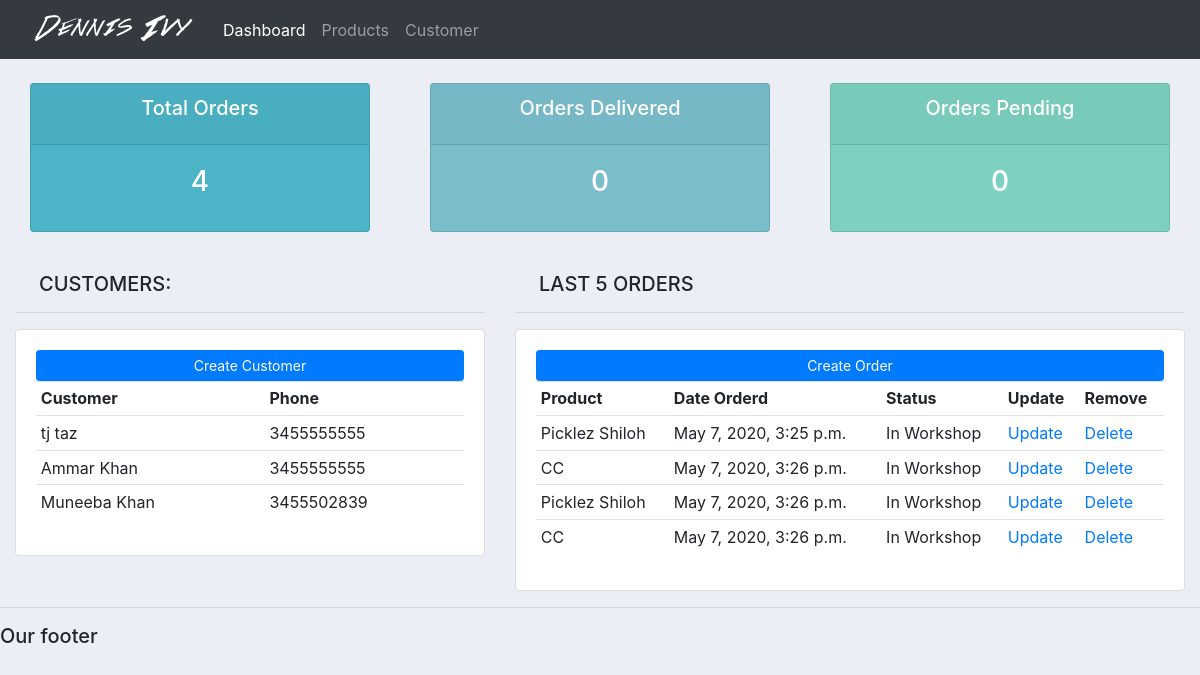
The page / on the database its author committed.
### accounts/models.py (models this page shows, shortened)
class Customer(models.Model):
    name = models.CharField(max_length=200, null=True)
    phone = models.CharField(max_length=200, null=True)
    email = models.CharField(max_length=200, null=True)
    date_created = models.DateTimeField(auto_now_add=True, null=True)

class Order(models.Model):
    STATUS = (
        ('In Workshop', 'In Workshop'),
        ('Out for delivery', 'Out for delivery'),
        ('Delivered', 'Delivered'),
    )
    customer = models.ForeignKey(
        Customer, null=True, on_delete=models.SET_NULL)
    product = models.ForeignKey(Product, null=True, on_delete=models.SET_NULL)
    date_created = models.DateTimeField(auto_now_add=True, null=True)
    status = models.CharField(max_length=200, null=True, choices=STATUS)

class Product(models.Model):
    CATEGORY = (
        ('Sunglasses', 'Sunglasses'),
        ('Sightglasses', 'Sightglasses'),
        ('Safetyglasses', 'Safetyglasses'),
        ('militaryglasses', 'militaryglasses')
    )
    name = models.CharField(max_length=200, null=True)
    price = models.FloatField(null=True)
    category = models.CharField(max_length=200, null=True, choices=CATEGORY)
    description = models.TextField(null=True)
    date_created = models.DateTimeField(auto_now_add=True, null=True)
    tags = models.ManyToManyField(Tag)
    def __str__(self):
        return self.name

### accounts/views.py (the view)
# urls.py: path('', views.home,  name='home'),
def home(request):
	orders = Order.objects.all()
	customers = Customer.objects.all()
	total_customers = customers.count()
	total_orders = orders.count()
	delivered = orders.filter(status='Delivered').count()
	pending = orders.filter(status='Pending').count()
	context = {'orders':orders, 'customers':customers,
	'total_orders':total_orders,'delivered':delivered,
	'pending':pending }
	return render(request, 'accounts/dashboard.html', context)

### accounts/templates/accounts/dashboard.html
{%  extends 'accounts/main.html' %}
{% block content %}
{%  include 'accounts/status.html' %}
<br>
<div class="row">
	<div class="col-md-5">
		<h5 class="ml-4">CUSTOMERS:</h5>
		<hr>
		<div class="card card-body">
			<a class="btn btn-primary  btn-sm btn-block" href="">Create Customer</a>
			<table class="table table-sm">
				<tr>
					<th>Customer</th>
					<th>Phone</th>
				</tr>
				{% for customer in customers %}
					<tr>
						<td>{{customer.name}}</td>
						<td>{{customer.phone}}</td>
					</tr>
				{% endfor %}
			</table>
		</div>
	</div>
	<div class="col-md-7">
		<h5 class="ml-4">LAST 5 ORDERS</h5>
		<hr>
		<div class="card card-body">
			<a class="btn btn-primary  btn-sm btn-block" href="">Create Order</a>
			<table class="table table-sm">
				<tr>
					<th>Product</th>
					<th>Date Orderd</th>
					<th>Status</th>
					<th>Update</th>
					<th>Remove</th>
				</tr>
				{% for order in orders %}
					<tr>
						<td>{{order.product}}</td>
						<td>{{order.date_created}}</td>
						<td>{{order.status}}</td>
						<td><a href="">Update</a></td>
						<td><a href="">Delete</a></td>
					</tr>
				{% endfor %}
			</table>
		</div>
	</div>
</div>
{% endblock %}

### accounts/templates/accounts/navbar.html (shortened to what this page needs)
{% load static %}
<nav class="navbar navbar-expand-lg navbar-dark bg-dark">
 <img src="{% static 'images/logo.png' %}">
  <div class="collapse navbar-collapse" id="navbarNav">
    <ul class="navbar-nav">
      <li class="nav-item active">
        <a class="nav-link" href={% url 'home' %}>Dashboard</a>
      </li>
      <li class="nav-item">
        <a class="nav-link" href={% url 'product' %}>Products</a>
      </li>
      <li class="nav-item">
        <a class="nav-link" href={% url 'customer' %}>Customer</a>
      </li>
    </ul>
  </div>
</nav>

### accounts/templates/accounts/status.html
<br>
<div class="row">
	<div class="col">
		<div class="col-md">
			<div class="card text-center text-white  mb-3" id="total-orders">
			  	<div class="card-header">
			  		<h5 class="card-title">Total Orders</h5>
			  	</div>
			  	<div class="card-body">
			    	<h3 class="card-title">{{total_orders}}</h3>
			  	</div>
			</div>
		</div>
	</div>
	<div class="col">
		<div class="col-md">
			<div class="card text-center text-white  mb-3" id="orders-delivered">
			  	<div class="card-header">
			  		<h5 class="card-title">Orders Delivered</h5>
			  	</div>
			  	<div class="card-body">
			    	<h3 class="card-title">{{delivered}}</h3>
			  	</div>
			</div>
		</div>
	</div>
	<div class="col">
		<div class="col-md">
			<div class="card text-center text-white  mb-3" id="orders-pending">
			  	<div class="card-header">
			  		<h5 class="card-title">Orders Pending</h5>
			  	</div>
			  	<div class="card-body">
			    	<h3 class="card-title">{{pending}}</h3>
			  	</div>
			</div>
		</div>
	</div>
</div>

### static/css/main.css (style rules this page uses)
body { background-color: #ebeff5; }
#total-orders { background-color: #4cb4c7; }
#orders-delivered { background-color: #7abecc; }
#orders-pending { background-color: #7CD1C0; }

### rows shown on the page
Customer: name "tj taz", phone "3455555555"
Customer: name "Ammar Khan", phone "3455555555"
Customer: name "Muneeba Khan", phone "3455502839"
Order: product "Picklez Shiloh", date_created "May 7, 2020, 3:25 p.m.", status "In Workshop"
Order: product "CC", date_created "May 7, 2020, 3:26 p.m.", status "In Workshop"
Order: product "Picklez Shiloh", date_created "May 7, 2020, 3:26 p.m.", status "In Workshop"
Order: product "CC", date_created "May 7, 2020, 3:26 p.m.", status "In Workshop"

### other values the page prints
{{ total_orders }} "4"
{{ delivered }} "0"
{{ pending }} "0"
